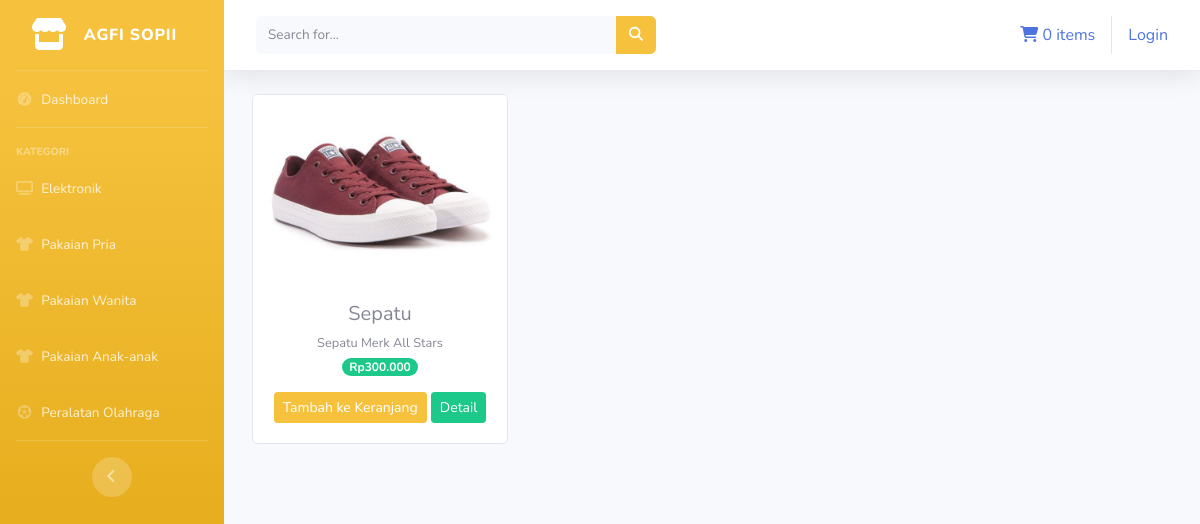
The page /index.php/kategori/pakaian_pria on the database its author committed.
### tables this page shows
CREATE TABLE `tb_barang` (
  `id_brg` int(11) NOT NULL,
  `nama_brg` varchar(120) NOT NULL,
  `keterangan` varchar(225) NOT NULL,
  `kategori` varchar(60) NOT NULL,
  `harga` int(11) NOT NULL,
  `stok` int(4) NOT NULL,
  `gambar` text NOT NULL
);

### application/controllers/kategori.php (called while the page is built, shortened)
<?php
class Kategori extends CI_Controller
{
  public function pakaian_pria()
  {
    $data['pakaian_pria'] = $this->model_kategori->data_pakaian_pria()->result();
    $this->load->view("templates/header");
    $this->load->view("templates/sidebar");
    $this->load->view("pakaian_pria", $data);
    $this->load->view("templates/footer");
  }
}

### index.php (called while the page is built, shortened)
<?php
require_once BASEPATH.'core/CodeIgniter.php';

### application/models/model_kategori.php (called while the page is built, shortened)
<?php
class Model_kategori extends CI_Model
{
  public function data_pakaian_pria()
  {
    return $this->db->get_where("tb_barang", array("kategori" => "pakaian pria"));
  }
}

### application/views/pakaian_pria.php (the view)
<div class="container-fluid">
  <div class="row text-center">
    <?php foreach ($pakaian_pria as $brg) : ?>
      <div class="card ml-3 mb-3" style="width: 16rem;">
        <img src="<?php echo base_url() . '/uploads/' . $brg->gambar ?>" class="card-img-top" alt="...">
        <div class="card-body">
          <h5 class="card-title mb-1"><?php echo $brg->nama_brg ?></h5>
          <small><?php echo $brg->keterangan ?></small>
          <br>
          <span class="badge badge-pill badge-success mb-3">Rp<?php echo number_format($brg->harga, 0, ',', '.') ?></span>
          <?php echo anchor('dashboard/tambah_ke_keranjang/' . $brg->id_brg, '<div class="btn btn-sm btn-warning">Tambah ke Keranjang</div>') ?>
          <?php echo anchor('dashboard/detail/' . $brg->id_brg, '<div class="btn btn-sm btn-success">Detail</div>') ?>
        </div>
      </div>
    <?php endforeach; ?>
  </div>
</div>

### rows shown on the page
tb_barang: gambar (picture), nama_brg "Sepatu", keterangan "Sepatu Merk All Stars", harga "300.000", id_brg "Tambah ke Keranjang", id_brg "Detail"

### other values the page prints
$this->cart->total_items() "0"
anchor('auth/login', 'Login') "Login"
